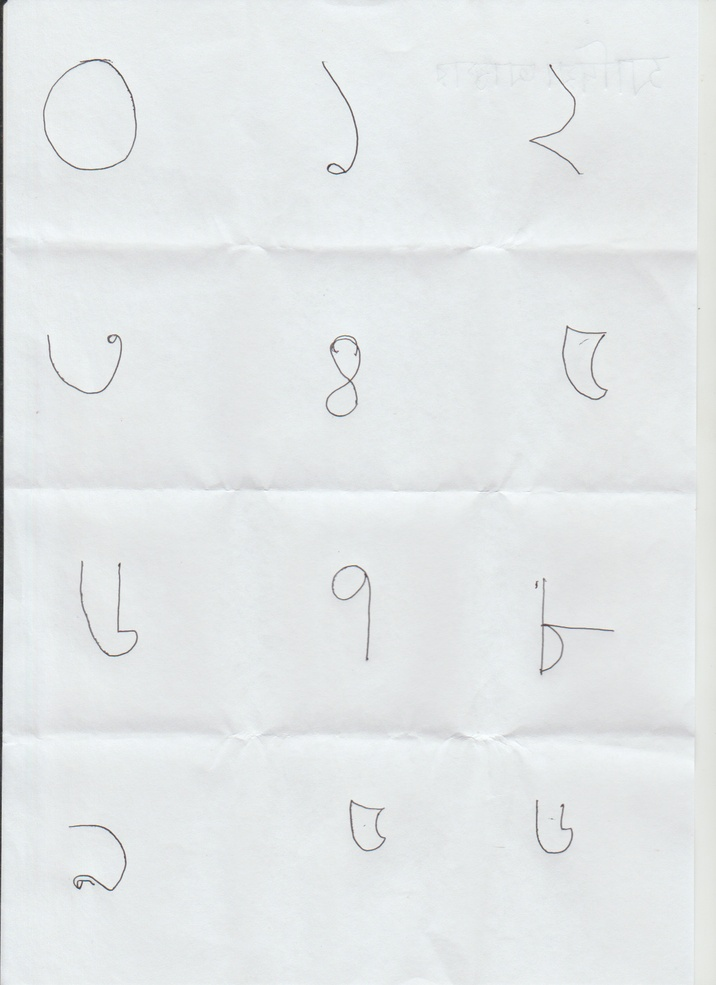
#> input picture 1.jpg, 716 x 985 px, shrunk from 1275 x 1753 before the run
$ python imgCut.py 1.jpg
#> lines starting #> are read from the running program, lines starting #| are printed output that depends on the picture
import sys
import matplotlib.pyplot as plt
import numpy as np
import os

# //filename=sys.argv[1]
filename='1.jpg'
imgCut=[]

def parts(highest,number):
    fraction=highest/number
    start=0
    result= []
    while start<highest:
        start=start+fraction
        result.append(start)
    return result
def rgb2gray(rgb):
    return np.dot(rgb[...,:3], [0.299, 0.587, 0.114])


img=plt.imread(filename)
#> img is the input picture: shape (985, 716, 3); mean R, G, B 227.7, 231.5, 232.5
width_img=img.shape[1]
#> width_img = 716
height_img=img.shape[0]
#> height_img = 985

if height_img>width_img:
    x_lines=parts(width_img,3)
#> x_lines = [238.7, 477.3, 716]
    y_lines=parts(height_img,4)
#> y_lines = [246.2, 492.5, 738.8, 985]
elif height_img<width_img:
    x_lines = parts(width_img,4)
    y_lines = parts(height_img,3)
else:
    x_lines = parts(width_img,3)
    y_lines = parts(height_img,3)
y_first_cut=0
y_first_cut_gap=y_lines[0]
#> y_first_cut_gap = 246.2

for y in range(len(y_lines)):
    y_secondcut=int(y_first_cut+y_first_cut_gap)
    row_cut = plt.imshow(img[y_first_cut:y_secondcut,0:width_img], cmap=plt.get_cmap('gray'))
    x_first_cut = 0
    x_first_cut_gap = x_lines[0]
    for x in range(len(x_lines)):
        x_secondcut = int(x_first_cut + x_first_cut_gap)
        col_cut = plt.imshow(img[y_first_cut:y_secondcut, x_first_cut:x_secondcut], cmap=plt.get_cmap('gray'))
        imgCut.append(col_cut)
        x_first_cut = int(x_secondcut)
        # plt.show()

    print(y_first_cut, y_secondcut)
    y_first_cut=int(y_secondcut)
#> after the loop, imgCut = 12 items
print(len(imgCut))
#| 12
#> `# plt.show()`:
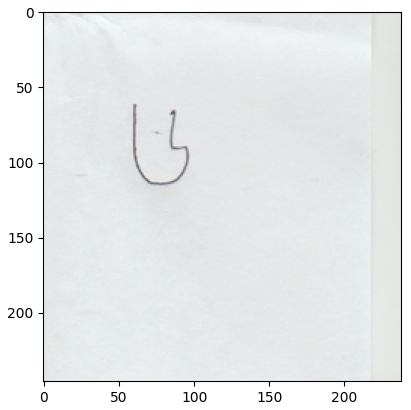
#> figure drawn by matplotlib, 1 panel
    # [12 lines of commented-out code are left out]
